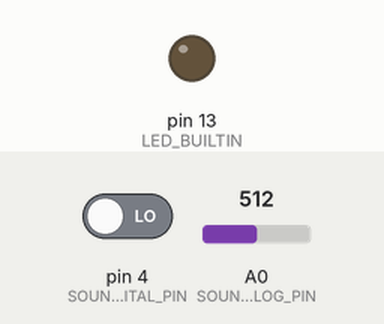
This sketch was run on a simulated Arduino Uno, built with avr-gcc and run on an emulated ATmega328P. Parts: output pins drawn as LEDs (lit = HIGH). Inputs (shaded band) come from the test bench; at power-on: pin 4 (SOUND_DIGITAL_PIN) LOW, A0 (SOUND_ANALOG_PIN) = 512. What the sketch prints to the serial monitor is not drawn.

Above: at 1.2 s.
1.3 s: pin 4 (SOUND_DIGITAL_PIN) driven HIGH
At 2.2 s:
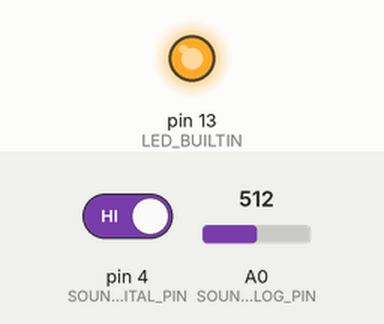
2.8 s: pin 4 (SOUND_DIGITAL_PIN) driven LOW
At 3.6 s:
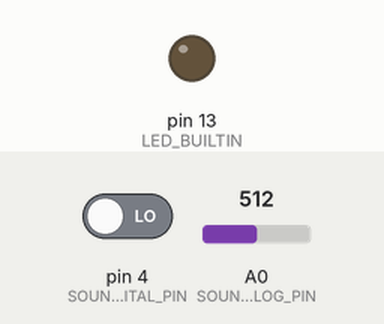
Timing chart, 0 to 5.8 s (numbered marks = the images above; inputs shaded):
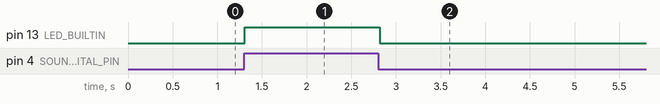

Measured:
- after the input at 1.3 s, pin 13 (LED_BUILTIN): LOW → HIGH at once
- after the input at 2.8 s, pin 13 (LED_BUILTIN): HIGH → LOW at once

The sketch:

microphone.ino
```cpp
// www.elegoo.com
// 2018.10.24

/*
  LED1 should be lit, showing power. LED2 indicates sound input, and the sensitivity is adjusted by potentiometer.
  There is a tiny screw on the blue potentiometer block that you can use for adjustment. Turning that
  clockwise lowers the potentiometer value, while counter-clockwise raises the potentiometer value.
  Use the potentiometer to adjust the Sound Sensor sensitivity. Turn the potentiometer
  several rotations until you see the LED2 extinguish (or just faintly blink). This might be slightly greater than
  500, if you are also watching Serial Monitor (inital adjustment), or, Serial Plotter (the latter is prefererd for observation).
  Special thanks to user CRomer, for his input and hard work!
*/

// Demonstrates use of the Sound Sensor
// Modified by Prof. Tallman 1/30/2024

#define SOUND_ANALOG_PIN  A0
#define SOUND_DIGITAL_PIN 4
int  analogValue = 0;         // Define variable to store the analog value coming from the Sound Sensor
int  digitalValue;            // Define variable to store the digital value coming from the Sound Sensor

void setup()
{
  Serial.begin(9600);
  pinMode(SOUND_DIGITAL_PIN, INPUT);
  pinMode(LED_BUILTIN, OUTPUT);
}

void loop()
{
  int value_a = analogRead(SOUND_ANALOG_PIN);
  int value_d = digitalRead(SOUND_DIGITAL_PIN);
  Serial.println(value_a);
  digitalWrite(LED_BUILTIN, value_d);
  delay(50);
}
```
